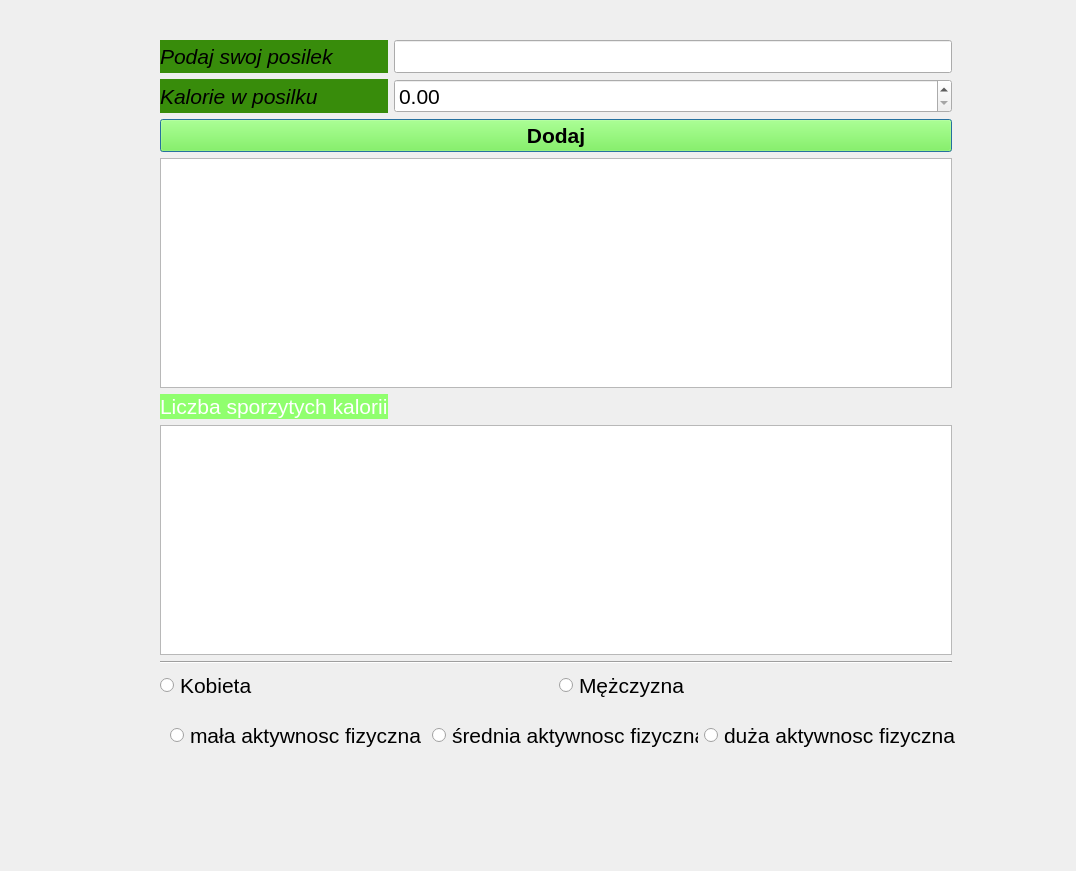
<?xml version="1.0" encoding="UTF-8"?>
<ui version="4.0">
 <class>Dialog</class>
 <widget class="QDialog" name="Dialog">
  <property name="geometry">
   <rect>
    <x>0</x>
    <y>0</y>
    <width>1076</width>
    <height>871</height>
   </rect>
  </property>
  <property name="font">
   <font>
    <pointsize>16</pointsize>
    <kerning>false</kerning>
   </font>
  </property>
  <property name="windowTitle">
   <string>Dialog</string>
  </property>
  <widget class="QWidget" name="gridLayoutWidget">
   <property name="geometry">
    <rect>
     <x>160</x>
     <y>40</y>
     <width>792</width>
     <height>661</height>
    </rect>
   </property>
   <layout class="QGridLayout" name="gridLayout">
    <item row="7" column="0" colspan="2">
     <layout class="QHBoxLayout" name="horizontalLayout_3">
      <item>
       <widget class="QRadioButton" name="radioKob">
        <property name="text">
         <string>Kobieta</string>
        </property>
       </widget>
      </item>
      <item>
       <widget class="QRadioButton" name="radioMez">
        <property name="text">
         <string>Mężczyzna</string>
        </property>
       </widget>
      </item>
     </layout>
    </item>
    <item row="1" column="0">
     <widget class="QLabel" name="kalorie_posilek">
      <property name="font">
       <font>
        <pointsize>16</pointsize>
        <italic>true</italic>
        <kerning>true</kerning>
       </font>
      </property>
      <property name="styleSheet">
       <string notr="true">background-color: rgb(56, 140, 11);</string>
      </property>
      <property name="text">
       <string>Kalorie w posilku</string>
      </property>
     </widget>
    </item>
    <item row="2" column="0" colspan="2">
     <widget class="QPushButton" name="buttDodaj">
      <property name="font">
       <font>
        <pointsize>16</pointsize>
        <weight>75</weight>
        <bold>true</bold>
       </font>
      </property>
      <property name="styleSheet">
       <string notr="true">background-color: rgb(110, 255, 48);</string>
      </property>
      <property name="text">
       <string>Dodaj</string>
      </property>
     </widget>
    </item>
    <item row="3" column="0" colspan="2">
     <widget class="QListView" name="listView"/>
    </item>
    <item row="4" column="0">
     <widget class="QLabel" name="costam">
      <property name="font">
       <font>
        <pointsize>16</pointsize>
       </font>
      </property>
      <property name="styleSheet">
       <string notr="true">background-color: rgb(144, 255, 110);
color: rgb(255, 255, 255);</string>
      </property>
      <property name="text">
       <string>Liczba sporzytych kalorii</string>
      </property>
     </widget>
    </item>
    <item row="0" column="1">
     <widget class="QLineEdit" name="linePosilek"/>
    </item>
    <item row="0" column="0">
     <widget class="QLabel" name="podany_pos">
      <property name="font">
       <font>
        <pointsize>16</pointsize>
        <weight>50</weight>
        <italic>true</italic>
        <bold>false</bold>
       </font>
      </property>
      <property name="styleSheet">
       <string notr="true">background-color: rgb(56, 140, 11);</string>
      </property>
      <property name="text">
       <string>Podaj swoj posilek</string>
      </property>
     </widget>
    </item>
    <item row="5" column="0" colspan="2">
     <widget class="QGraphicsView" name="image"/>
    </item>
    <item row="6" column="0" colspan="2">
     <widget class="Line" name="line">
      <property name="orientation">
       <enum>Qt::Horizontal</enum>
      </property>
     </widget>
    </item>
    <item row="1" column="1">
     <widget class="QDoubleSpinBox" name="spinkaloryka"/>
    </item>
    <item row="4" column="1">
     <widget class="QLabel" name="liczbaKalor">
      <property name="text">
       <string/>
      </property>
     </widget>
    </item>
   </layout>
  </widget>
  <widget class="QWidget" name="horizontalLayoutWidget">
   <property name="geometry">
    <rect>
     <x>170</x>
     <y>720</y>
     <width>790</width>
     <height>31</height>
    </rect>
   </property>
   <layout class="QHBoxLayout" name="horizontalLayout_2">
    <item>
     <widget class="QRadioButton" name="lowActivity">
      <property name="text">
       <string>mała aktywnosc fizyczna</string>
      </property>
     </widget>
    </item>
    <item>
     <widget class="QRadioButton" name="medActivity">
      <property name="text">
       <string>średnia aktywnosc fizyczna</string>
      </property>
     </widget>
    </item>
    <item>
     <widget class="QRadioButton" name="highActivity">
      <property name="text">
       <string>duża aktywnosc fizyczna</string>
      </property>
     </widget>
    </item>
   </layout>
  </widget>
 </widget>
 <resources/>
 <connections/>
</ui>
